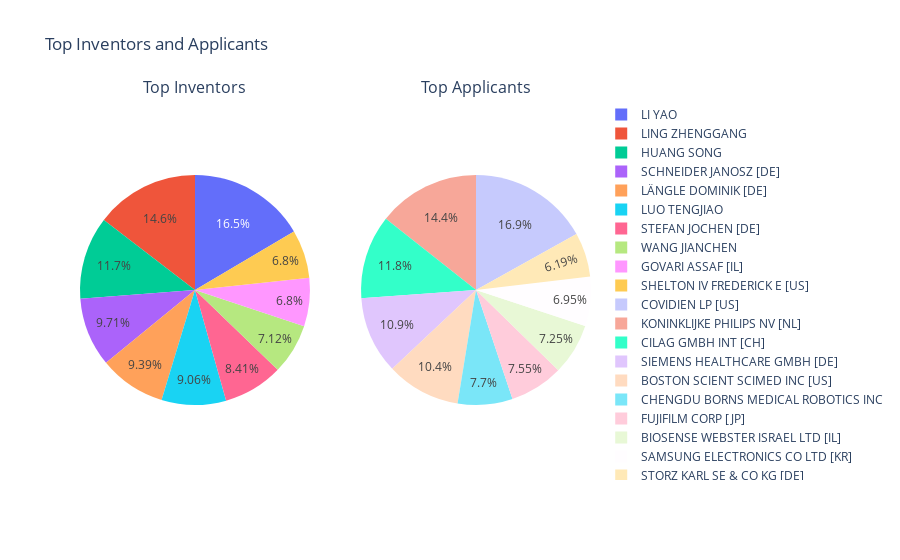

Notebook source saved alongside this figure:
### Markdown cell above
## Quantitative-analysis
### Portion Rate Map : Distribution of the top inventors and top applicants: 

-This visualization shows that Li Yao is the top inventor with the biggest inventions number over the timeline of this dataset as he contributed 16.5% of the total medical inventions or research done over the countries.
- it also clearly shows that top companies investing in the field are: 
  - Covidien LP (Based in the US) with 17% of the total applications.
  - Konkinklijke Philips NV (Based in the Netherlands) with 14.5% of the total applications.
  - Cilah Gmbh Int (based in China) with a total of 12% of the applications

#### We can conclude that even though the data shows that China is the highest country contributing to patents, however, Chinese companies are not the biggest companies in the field, as an investment in the US and Netherlands companies is also so beneficial.

### Code cell
def extract_unique_names(column):
    all_names = []
    for names in column:
        for name in names.split('\n'):
            all_names.append(name.strip())
    return pd.Series(all_names).value_counts().reset_index()
inventors_counts = extract_unique_names(df['Inventors'])
applicants_counts = extract_unique_names(df['Applicants'])
N = 10
top_inventors = inventors_counts.head(N)
top_applicants = applicants_counts.head(N)
fig = make_subplots(rows=1, cols=2, specs=[[{'type': 'pie'}, {'type': 'pie'}]], subplot_titles=["Top Inventors", "Top Applicants"])

fig.add_trace(go.Pie(labels=top_inventors['index'], values=top_inventors[0], name='Inventors'), row=1, col=1)
fig.add_trace(go.Pie(labels=top_applicants['index'], values=top_applicants[0], name='Applicants'), row=1, col=2)

fig.update_layout(title_text="Top Inventors and Applicants")
fig.show()
#fig.write_html(file='Portion-rate-Map.html', auto_open=True)

### Figure 1 — Plotly figure (JSON) as saved in the notebook; plotly's stock layout.template omitted (floating-point values rounded to 4 significant figures)
{"data": [{"domain": {"x": [0, 0.45], "y": [0, 1]}, "labels": ["LI YAO", "LING ZHENGGANG", "HUANG SONG", "SCHNEIDER JANOSZ [DE]", "LÄNGLE DOMINIK [DE]", "LUO TENGJIAO", "STEFAN JOCHEN [DE]", "WANG JIANCHEN", "GOVARI ASSAF [IL]", "SHELTON IV FREDERICK E [US]"], "name": "Inventors", "type": "pie", "values": [51, 45, 36, 30, 29, 28, 26, 22, 21, 21]}, {"domain": {"x": [0.55, 1], "y": [0, 1]}, "labels": ["COVIDIEN LP [US]", "KONINKLIJKE PHILIPS NV [NL]", "CILAG GMBH INT [CH]", "SIEMENS HEALTHCARE GMBH [DE]", "BOSTON SCIENT SCIMED INC [US]", "CHENGDU BORNS MEDICAL ROBOTICS INC", "FUJIFILM CORP [JP]", "BIOSENSE WEBSTER ISRAEL LTD [IL]", "SAMSUNG ELECTRONICS CO LTD [KR]", "STORZ KARL SE & CO KG [DE]"], "name": "Applicants", "type": "pie", "values": [112, 95, 78, 72, 69, 51, 50, 48, 46, 41]}], "layout": {"annotations": [{"font": {"size": 16}, "showarrow": false, "text": "Top Inventors", "x": 0.225, "xanchor": "center", "xref": "paper", "y": 1, "yanchor": "bottom", "yref": "paper"}, {"font": {"size": 16}, "showarrow": false, "text": "Top Applicants", "x": 0.775, "xanchor": "center", "xref": "paper", "y": 1, "yanchor": "bottom", "yref": "paper"}], "title": {"text": "Top Inventors and Applicants"}}}
